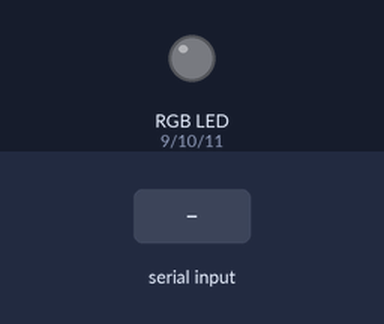
Recording of a sketch running on a simulated Arduino Uno, built with avr-gcc and run on an emulated ATmega328P. Shown: an RGB LED mixed from three pins (HIGH = lit). The inputs (shaded band) are chosen by the test bench. Dim RGB values are drawn brighter than linear.

Above: at 1.2 s.
1.3 s: "90,45\n" received over the second serial link
At 2.1 s:
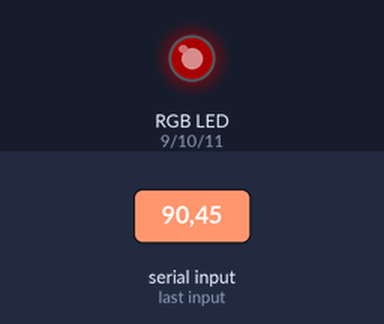
3.8 s: "30,150\n" received over the second serial link
At 4.2 s:
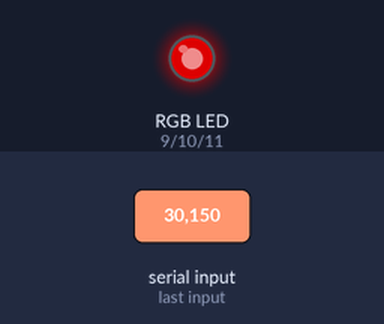
6.3 s: "g90\n" received over the second serial link
At 7.0 s:
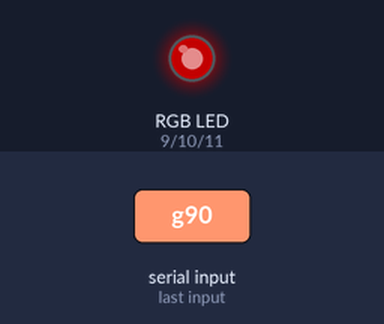
Timing chart, 0 to 9.3 s (numbered marks = the images above; inputs shaded):
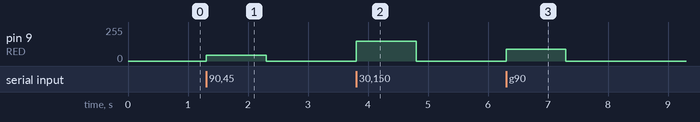

The sketch:

20190313_RGB.ino
```cpp
#include <SoftwareSerial.h>

SoftwareSerial BT (2,3);

void setup() {
  pinMode (9,OUTPUT);   //RED
  pinMode (10,OUTPUT);  //GREEN
  pinMode (11,OUTPUT);  //BLUE
  BT.begin (9600);
}

void loop() {
  if (BT.available())
  {
    char c = BT.read();
    int brightness = BT.parseInt();

    if (c = 'r')
      analogWrite (9,brightness);
    else if(c == 'g')
    analogWrite (10,brightness);
    else if(c == 'b')
    analogWrite (11,brightness);
  }

}
```

Measured:
- after the input at 1.3 s, pin 9 (RED): 0/255 → 45/255 at once, → 0/255 1.0 s later
- after the input at 3.8 s, pin 9 (RED): 0/255 → 150/255 at once, → 0/255 1.0 s later
- after the input at 6.3 s, pin 9 (RED): 0/255 → 90/255 at once, → 0/255 1.0 s later
